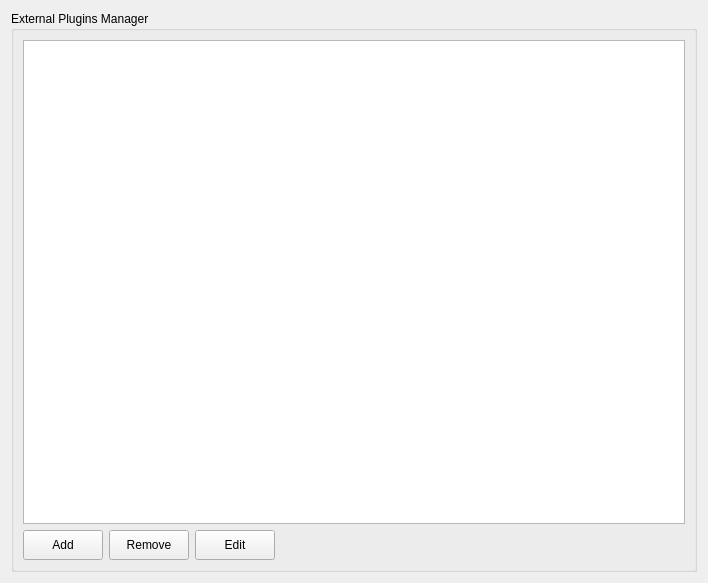
<?xml version="1.0" encoding="UTF-8"?>
<ui version="4.0">
 <class>Form</class>
 <widget class="QWidget" name="Form">
  <property name="geometry">
   <rect>
    <x>0</x>
    <y>0</y>
    <width>708</width>
    <height>583</height>
   </rect>
  </property>
  <property name="windowTitle">
   <string>Form</string>
  </property>
  <layout class="QGridLayout" name="gridLayout_3">
   <item row="0" column="0">
    <widget class="QGroupBox" name="groupBox">
     <property name="title">
      <string>External Plugins Manager</string>
     </property>
     <layout class="QGridLayout" name="gridLayout">
      <item row="1" column="0">
       <layout class="QGridLayout" name="gridLayout_2">
        <item row="1" column="3">
         <spacer name="horizontalSpacer">
          <property name="orientation">
           <enum>Qt::Horizontal</enum>
          </property>
          <property name="sizeHint" stdset="0">
           <size>
            <width>46</width>
            <height>20</height>
           </size>
          </property>
         </spacer>
        </item>
        <item row="1" column="2">
         <widget class="QPushButton" name="pushButton_edit_repo">
          <property name="minimumSize">
           <size>
            <width>0</width>
            <height>30</height>
           </size>
          </property>
          <property name="text">
           <string>Edit</string>
          </property>
         </widget>
        </item>
        <item row="1" column="1">
         <widget class="QPushButton" name="pushButton_remove_repo">
          <property name="minimumSize">
           <size>
            <width>0</width>
            <height>30</height>
           </size>
          </property>
          <property name="text">
           <string>Remove</string>
          </property>
         </widget>
        </item>
        <item row="1" column="0">
         <widget class="QPushButton" name="pushButton_add_repo">
          <property name="minimumSize">
           <size>
            <width>0</width>
            <height>30</height>
           </size>
          </property>
          <property name="text">
           <string>Add</string>
          </property>
         </widget>
        </item>
       </layout>
      </item>
      <item row="0" column="0">
       <widget class="QTableWidget" name="tableWidget_external_plugin_repo"/>
      </item>
     </layout>
    </widget>
   </item>
  </layout>
 </widget>
 <resources/>
 <connections/>
</ui>
